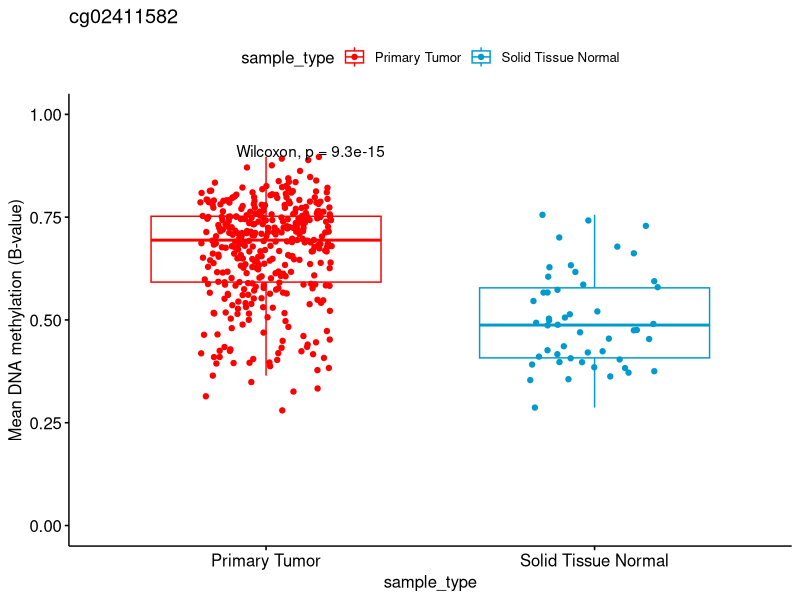

Here is the R script that generated this plot: (Note: this script raises an error after producing the figure.)
library(tidyverse)
library(dplyr)


# methylation probes data
Methyl_Probes<-read.csv("Methyl_Probes_Transpose_LIHC_Legacy_KDM8_sample_type.csv", sep = ",", header = TRUE, check.names=FALSE)

View(head(Methyl_Probes))



# Running the test on unpaired samples would run the Mann-Whitney U Test. 
# This is also called the Mann-Whitney-Wilcoxon test, which tests differences in the magnitude between groups.
# In R, you would use wilcox.test(x, y, paired=FALSE) to run this test.

library(rstatix)
library(ggpubr)

Methyl_Probes[,c("cg02871891","sample_type")]

# compare mean by wilcox Test
compare_means(cg02871891 ~ sample_type, data = Methyl_Probes)

#cg02871891, cg03101936, and cg02411582
jpeg(file="plot_cg02411582.jpeg",
     width=5, height=5, units="in", res=600)

p<-ggboxplot(Methyl_Probes, x = "sample_type", y = "cg02411582", 
          color = "sample_type", palette = c("red", "deepskyblue3"),
          ylab = "Mean DNA methylation (B-value)", xlab = "sample_type", add = "jitter", ylim=c(0,1),
          #legend title, labels and position: legend = "right"
          title = "cg02411582")
#p + (plot.title = element_text(hjust = 0.5))  + stat_compare_means()
p  + stat_compare_means()
dev.off()
# unpaired test
wilcox.test( patients.exp$sample_type, patients.exp$JMJD5, paired=FALSE)


